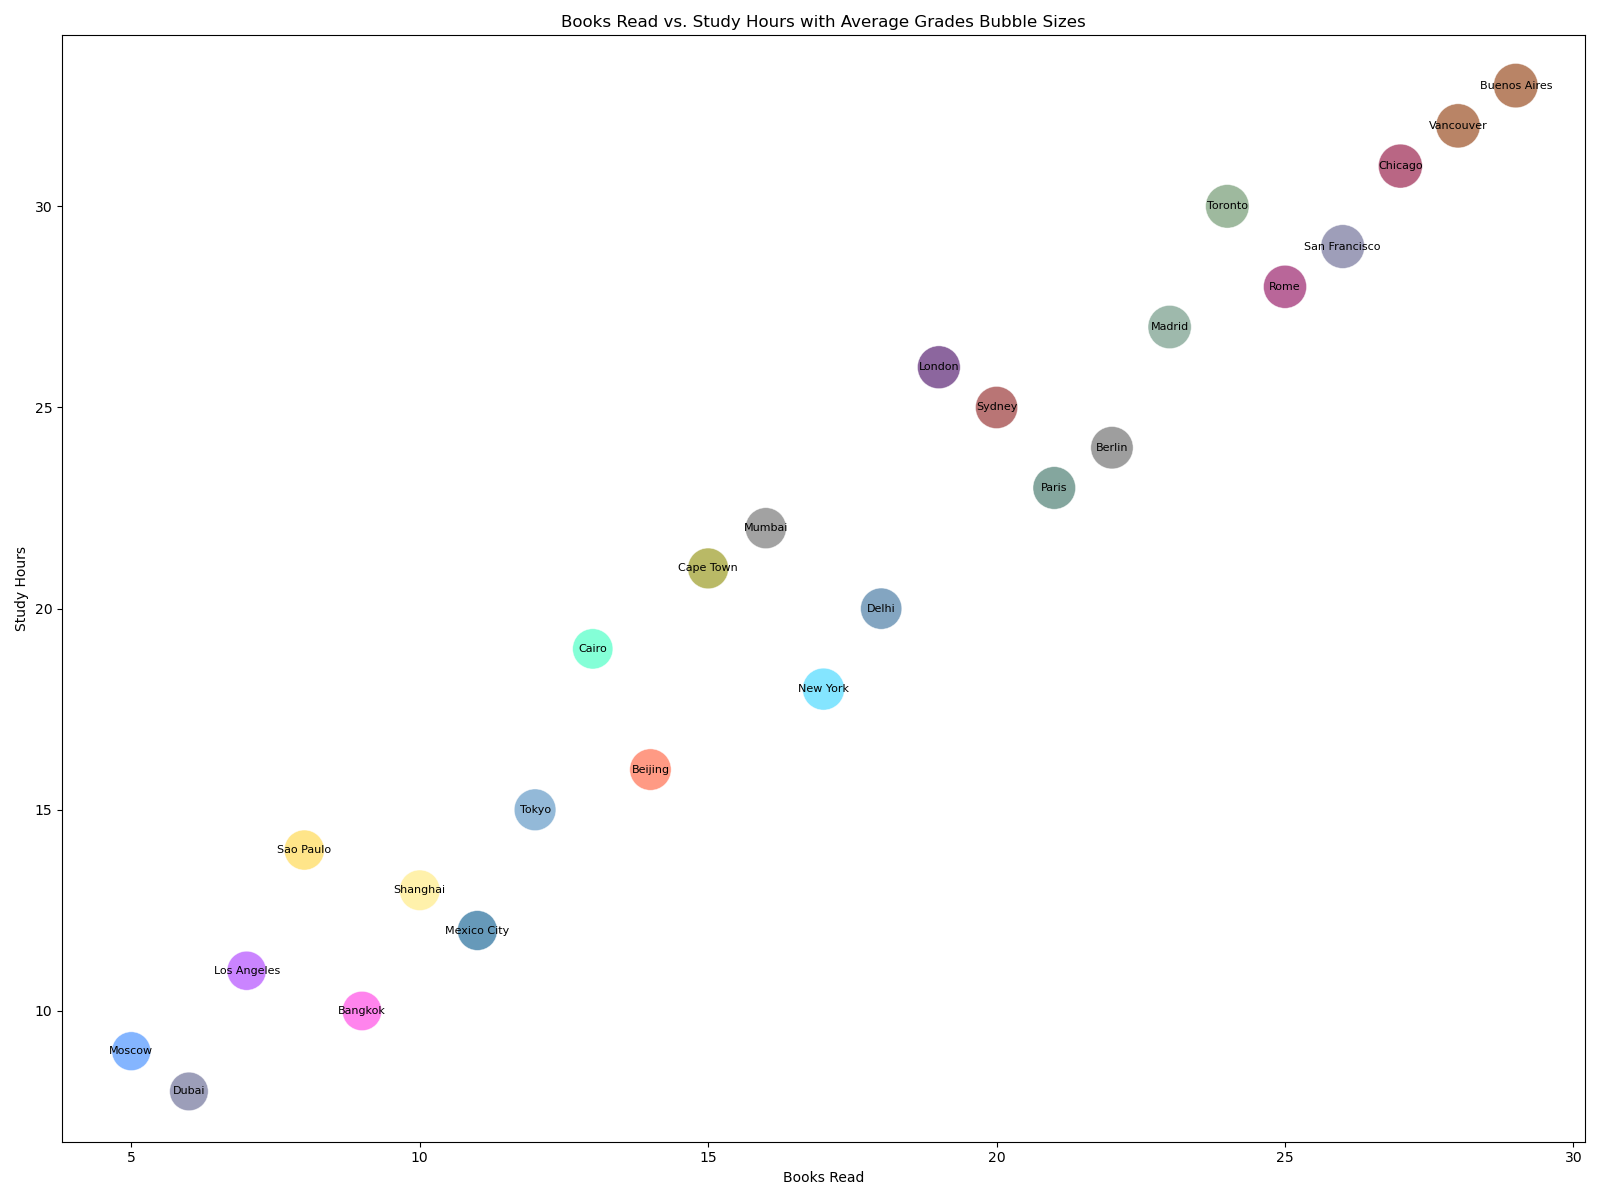

Recreate this plot in Python.

import matplotlib.pyplot as plt

# Define data points
cities = ['Tokyo', 'Delhi', 'Shanghai', 'Sao Paulo', 'Mumbai', 'Mexico City', 'Beijing', 'Cairo', 'New York', 'Bangkok', 'Los Angeles', 'Moscow', 'Dubai', 'Sydney', 'Cape Town', 'Berlin', 'Paris', 'London', 'Rome', 'Madrid', 'Toronto', 'San Francisco', 'Chicago', 'Vancouver', 'Buenos Aires']
books_read = [12, 18, 10, 8, 16, 11, 14, 13, 17, 9, 7, 5, 6, 20, 15, 22, 21, 19, 25, 23, 24, 26, 27, 28, 29]
study_hours = [15, 20, 13, 14, 22, 12, 16, 19, 18, 10, 11, 9, 8, 25, 21, 24, 23, 26, 28, 27, 30, 29, 31, 32, 33]
average_grades = [90, 88, 85, 83, 87, 82, 89, 84, 91, 80, 79, 78, 77, 92, 86, 93, 94, 95, 96, 97, 98, 99, 100, 101, 102]

# Normalize grades for bubble sizes
size_factor = 10
sizes = [g * size_factor for g in average_grades]

# Define colors
colors = ['#4B8BBE', '#306998', '#FFE873', '#FFD43B', '#646464', '#00568B', '#FF5733', '#33FFBD', '#33D4FF', '#FF33E2', '#A833FF', '#3385FF', '#5B5D8B', '#8B1A1A', '#8B8B00', '#5D5D5D', '#336B5D', '#3F005D', '#8B0056', '#5D8B75', '#5D8B5D', '#5D5D8B', '#8B0033', '#8B3300', '#8B3300']

# Create the plot
plt.figure(figsize=(16,12))
plt.scatter(books_read, study_hours, s=sizes, c=colors, alpha=0.6, edgecolors='w', linewidth=0.5)

# Create labels and title
plt.title('Books Read vs. Study Hours with Average Grades Bubble Sizes')
plt.xlabel('Books Read')
plt.ylabel('Study Hours')

# Add city labels to the bubbles
for i, city in enumerate(cities):
    plt.text(books_read[i], study_hours[i], city, ha='center', va='center', fontsize=8)

# Show the plot
plt.tight_layout()
plt.show()
